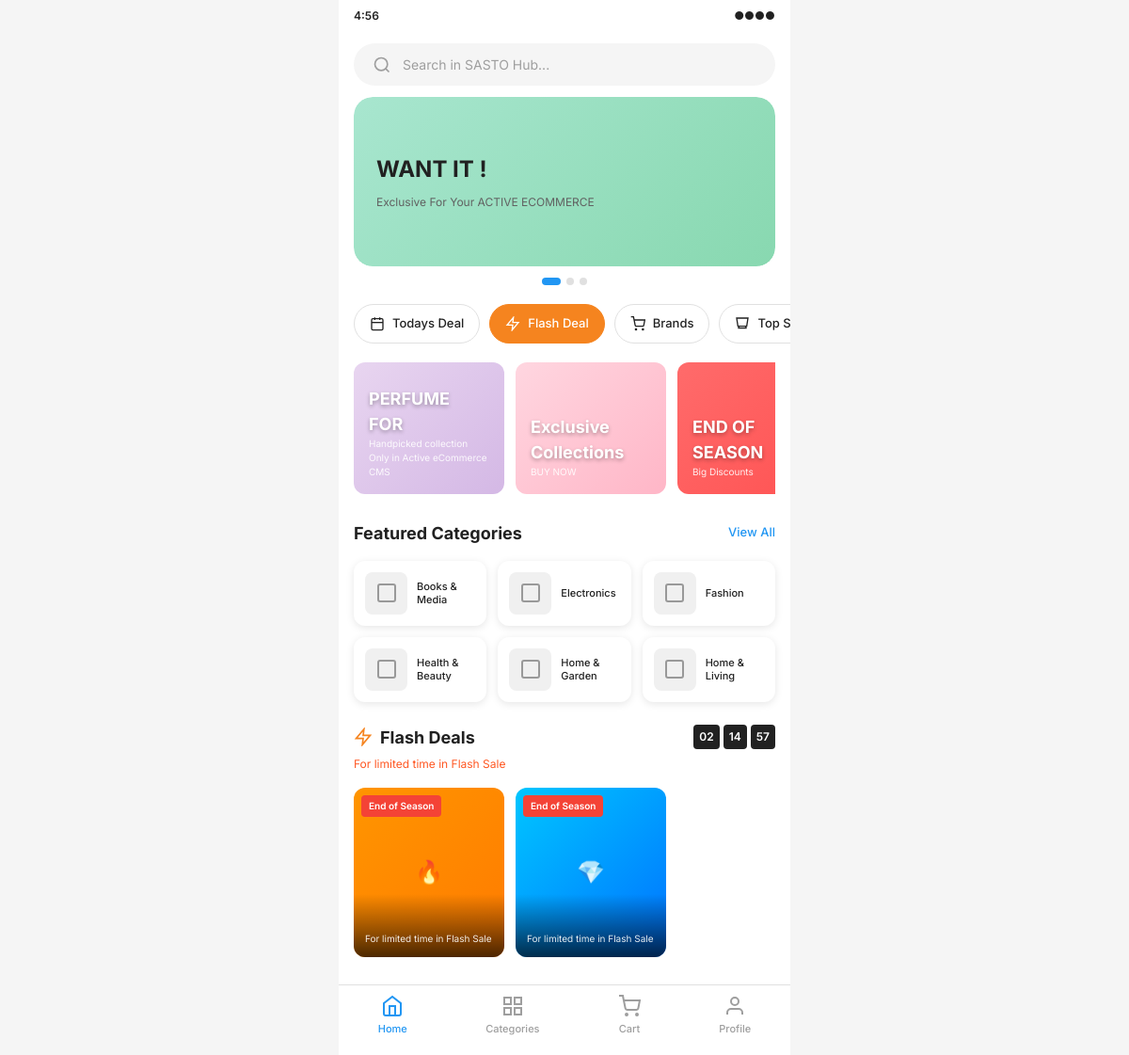
The app's page /mobile/home.php, older data.
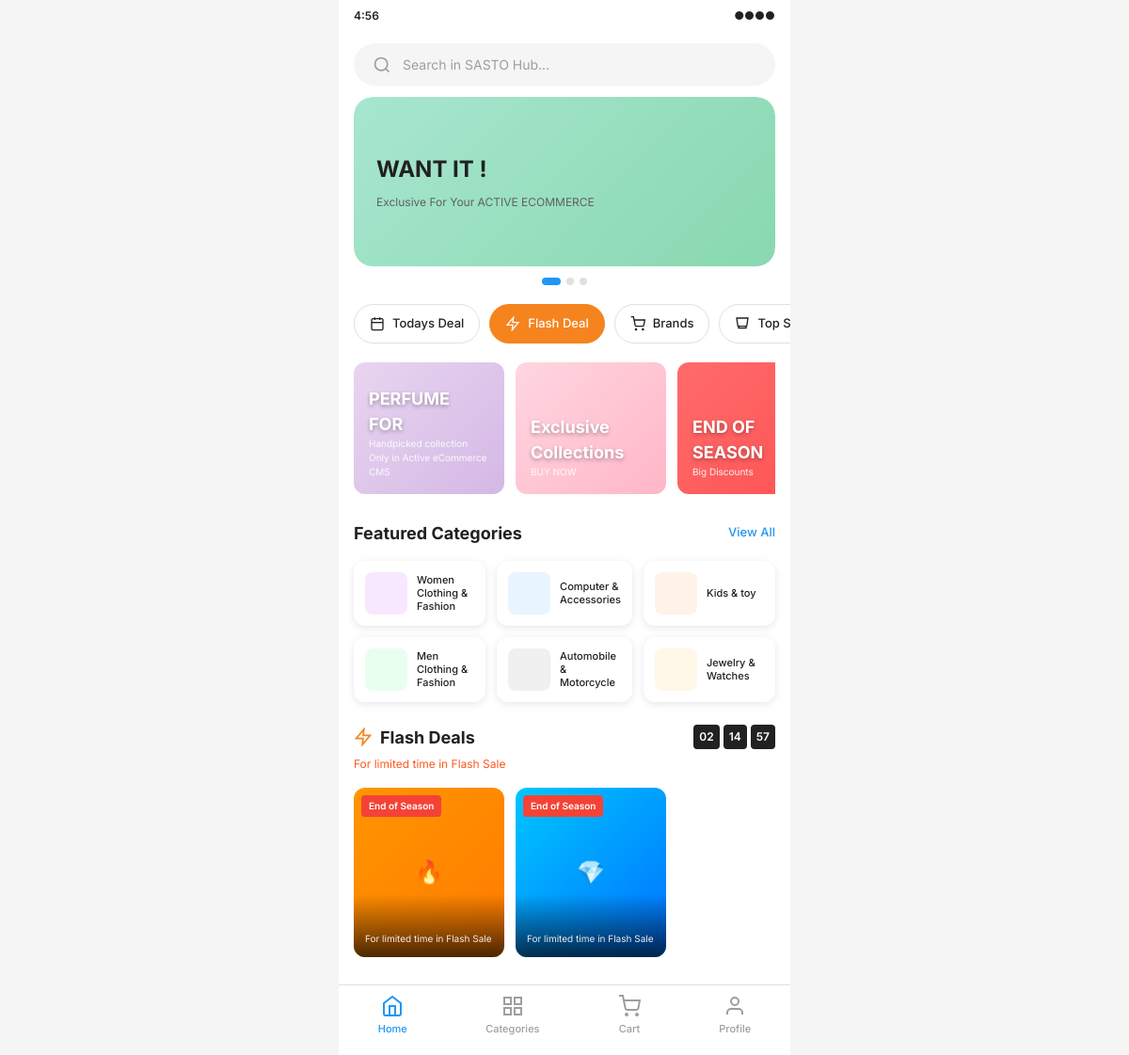
The same page, newer data.
### tables this page shows
CREATE TABLE `categories` (
  `id` int(11) NOT NULL,
  `name` varchar(255) NOT NULL,
  `slug` varchar(255) NOT NULL,
  `description` text DEFAULT NULL,
  `image` varchar(255) DEFAULT NULL,
  `parent_id` int(11) DEFAULT NULL,
  `created_at` timestamp NOT NULL DEFAULT current_timestamp(),
  `status` enum('active','inactive') DEFAULT 'active'
);

### mobile/home.php (the view, shortened to what the changed rows need)
<?php
require_once '../config/database.php';
try {
    $categoriesStmt = $conn->prepare("SELECT * FROM categories WHERE status = 'active' ORDER BY name LIMIT 6");
    $categoriesStmt->execute();
    $categories = $categoriesStmt->fetchAll(PDO::FETCH_ASSOC);
} catch (Exception $e) {
    $categories = [];
}
?>
<!DOCTYPE html>
<html lang="en">
<head>
    <link rel="stylesheet" href="css/style.css?v=<?php echo filemtime('css/style.css'); ?>">
</head>
<body>
    <div class="home-page">
        <div class="section-header">
            <h2>Featured Categories</h2>
        </div>
        <div class="categories-grid">
            <?php if (!empty($categories)): ?>
                <?php foreach ($categories as $category): ?>
                <a href="category.php?id=<?php echo $category['id']; ?>" class="category-card">
                    <div class="category-icon">
                        <?php if (!empty($category['image'])): ?>
                            <img src="../uploads/categories/<?php echo htmlspecialchars($category['image']); ?>" alt="<?php echo htmlspecialchars($category['name']); ?>">
                        <?php else: ?>
                            <div style="width:100%;height:100%;background:#f0f0f0;display:flex;align-items:center;justify-content:center;">
                                <svg width="24" height="24" viewBox="0 0 24 24" fill="none" stroke="#999" stroke-width="2">
                                    <rect x="3" y="3" width="18" height="18" rx="2" ry="2"></rect>
                                </svg>
                            </div>
                        <?php endif; ?>
                    </div>
                    <span><?php echo htmlspecialchars($category['name']); ?></span>
                </a>
                <?php endforeach; ?>
            <?php else: ?>
                <a href="category.php?type=women" class="category-card">
                    <div class="category-icon" style="background: #f8e8ff;"></div>
                    <span>Women Clothing & Fashion</span>
                </a>
                <a href="category.php?type=computer" class="category-card">
                    <div class="category-icon" style="background: #e8f4ff;"></div>
                    <span>Computer & Accessories</span>
                </a>
                <a href="category.php?type=kids" class="category-card">
                    <div class="category-icon" style="background: #fff3e8;"></div>
                    <span>Kids & toy</span>
                </a>
                <a href="category.php?type=men" class="category-card">
                    <div class="category-icon" style="background: #e8fff0;"></div>
                    <span>Men Clothing & Fashion</span>
                </a>
                <a href="category.php?type=auto" class="category-card">
                    <div class="category-icon" style="background: #f0f0f0;"></div>
                    <span>Automobile & Motorcycle</span>
                </a>
                <a href="category.php?type=jewelry" class="category-card">
                    <div class="category-icon" style="background: #fff8e8;"></div>
                    <span>Jewelry & Watches</span>
                </a>
            <?php endif; ?>
        </div>
        <div class="flash-deals">
            <div class="flash-header">
                <h2>Flash Deals</h2>
            </div>
        </div>
    </div>
</body>
</html>

Row changes from the older to the newer data that the page shows:
removed categories: name "Books & Media"
removed categories: name "Electronics"
removed categories: name "Fashion"
removed categories: name "Health & Beauty"
removed categories: name "Home & Garden"
removed categories: name "Home & Living"
Text that changed along with them:
text now shown: "Women Clothing & Fashion Computer & Accessories Kids & toy Men Clothing & Fashion Automobile & Motorcycle Jewelry & Watches"
